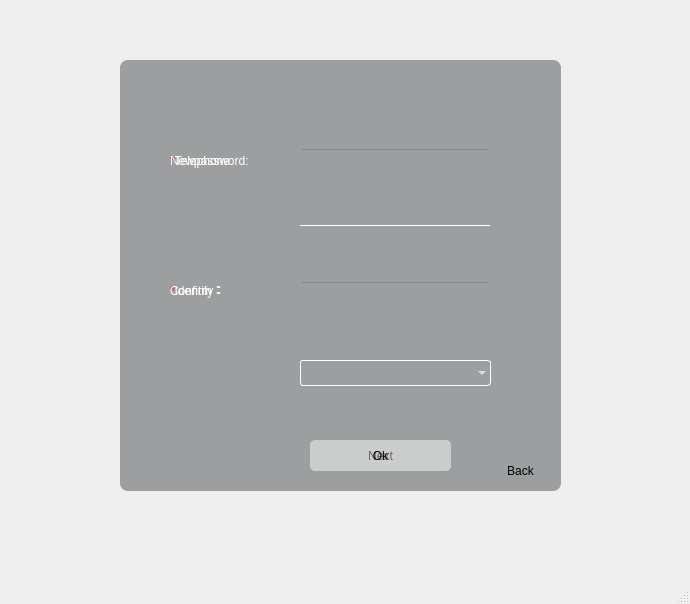
<?xml version="1.0" encoding="UTF-8"?>
<ui version="4.0">
 <class>PasswordWindow</class>
 <widget class="QMainWindow" name="PasswordWindow">
  <property name="geometry">
   <rect>
    <x>0</x>
    <y>0</y>
    <width>690</width>
    <height>604</height>
   </rect>
  </property>
  <property name="windowTitle">
   <string>MainWindow</string>
  </property>
  <widget class="QWidget" name="centralwidget">
   <widget class="QLabel" name="warning_1">
    <property name="geometry">
     <rect>
      <x>240</x>
      <y>390</y>
      <width>291</width>
      <height>31</height>
     </rect>
    </property>
    <property name="styleSheet">
     <string notr="true">background-color : transparent;
color : rgb(117,247,88);</string>
    </property>
    <property name="text">
     <string/>
    </property>
   </widget>
   <widget class="QWidget" name="verticalLayoutWidget_2">
    <property name="geometry">
     <rect>
      <x>170</x>
      <y>100</y>
      <width>121</width>
      <height>251</height>
     </rect>
    </property>
    <layout class="QVBoxLayout" name="verticalLayout_3">
     <item>
      <widget class="QLabel" name="Telephone">
       <property name="styleSheet">
        <string notr="true">font: 75 15pt &quot;华文行楷&quot;;
color : rgb(255,255,255);</string>
       </property>
       <property name="text">
        <string>&lt;html&gt;&lt;head/&gt;&lt;body&gt;&lt;p&gt;&lt;span style=&quot; color:#ff0000;&quot;&gt;*&lt;/span&gt;Telephone:&lt;/p&gt;&lt;/body&gt;&lt;/html&gt;</string>
       </property>
      </widget>
     </item>
     <item>
      <widget class="QLabel" name="Identify">
       <property name="styleSheet">
        <string notr="true">font: 75 15pt &quot;华文行楷&quot;;
color : rgb(255,255,255);</string>
       </property>
       <property name="text">
        <string>&lt;html&gt;&lt;head/&gt;&lt;body&gt;&lt;p&gt;&lt;span style=&quot; color:#ff0000;&quot;&gt;*&lt;/span&gt;Identify：&lt;/p&gt;&lt;/body&gt;&lt;/html&gt;</string>
       </property>
      </widget>
     </item>
    </layout>
   </widget>
   <widget class="QWidget" name="verticalLayoutWidget">
    <property name="geometry">
     <rect>
      <x>300</x>
      <y>100</y>
      <width>191</width>
      <height>251</height>
     </rect>
    </property>
    <layout class="QVBoxLayout" name="verticalLayout">
     <item>
      <widget class="QLineEdit" name="tephone">
       <property name="styleSheet">
        <string notr="true">background-color : transparent;
border-color: : transparent;
color : rgb(255,255,255);</string>
       </property>
      </widget>
     </item>
     <item>
      <widget class="Line" name="line_5">
       <property name="orientation">
        <enum>Qt::Horizontal</enum>
       </property>
      </widget>
     </item>
     <item>
      <widget class="QLineEdit" name="Identify_e">
       <property name="styleSheet">
        <string notr="true">background-color : transparent;
border-color: : transparent;
color : rgb(255,255,255);</string>
       </property>
       <property name="echoMode">
        <enum>QLineEdit::Password</enum>
       </property>
      </widget>
     </item>
    </layout>
   </widget>
   <widget class="QPushButton" name="nextBtn">
    <property name="geometry">
     <rect>
      <x>310</x>
      <y>440</y>
      <width>141</width>
      <height>31</height>
     </rect>
    </property>
    <property name="cursor">
     <cursorShape>PointingHandCursor</cursorShape>
    </property>
    <property name="styleSheet">
     <string notr="true">
QPushButton{
                   background-color:rgba(220,220,220,120);
                   border-style:outset;                                                             
                   border-radius:5px;                     
                   font: 75 15pt &quot;华文行楷&quot;;           
                   padding:6px;
                   }

                   QPushButton:pressed{
                   background-color:rgba(100,100,100,180);
                   border-color:rgba(100,100,100,30);
                   border-style:inset;
                   }
                   QPushButton:hover{
                   background-color:rgba(100,255,100,100);
                   border-color:rgba(255,255,255,200);
}
</string>
    </property>
    <property name="text">
     <string>Next</string>
    </property>
   </widget>
   <widget class="QPushButton" name="okBtn">
    <property name="geometry">
     <rect>
      <x>310</x>
      <y>440</y>
      <width>141</width>
      <height>31</height>
     </rect>
    </property>
    <property name="cursor">
     <cursorShape>PointingHandCursor</cursorShape>
    </property>
    <property name="styleSheet">
     <string notr="true">
QPushButton{
                   background-color:rgba(220,220,220,120);
                   border-style:outset;                                                             
                   border-radius:5px;                     
                   font: 75 15pt &quot;华文行楷&quot;;           
                   padding:6px;
                   }

                   QPushButton:pressed{
                   background-color:rgba(100,100,100,180);
                   border-color:rgba(100,100,100,30);
                   border-style:inset;
                   }
                   QPushButton:hover{
                   background-color:rgba(100,255,100,100);
                   border-color:rgba(255,255,255,200);
}
</string>
    </property>
    <property name="text">
     <string>Ok</string>
    </property>
   </widget>
   <widget class="QWidget" name="verticalLayoutWidget_3">
    <property name="geometry">
     <rect>
      <x>170</x>
      <y>100</y>
      <width>124</width>
      <height>251</height>
     </rect>
    </property>
    <layout class="QVBoxLayout" name="verticalLayout_4">
     <item>
      <widget class="QLabel" name="Newpasswd">
       <property name="styleSheet">
        <string notr="true">font: 75 15pt &quot;华文行楷&quot;;
color : rgb(255,255,255);</string>
       </property>
       <property name="text">
        <string>&lt;html&gt;&lt;head/&gt;&lt;body&gt;&lt;p&gt;Newpassword:&lt;/p&gt;&lt;/body&gt;&lt;/html&gt;</string>
       </property>
      </widget>
     </item>
     <item>
      <widget class="QLabel" name="Confirm">
       <property name="styleSheet">
        <string notr="true">font: 75 15pt &quot;华文行楷&quot;;
color : rgb(255,255,255);</string>
       </property>
       <property name="text">
        <string>&lt;html&gt;&lt;head/&gt;&lt;body&gt;&lt;p&gt;Confirm：&lt;/p&gt;&lt;/body&gt;&lt;/html&gt;</string>
       </property>
      </widget>
     </item>
    </layout>
   </widget>
   <widget class="QWidget" name="verticalLayoutWidget_4">
    <property name="geometry">
     <rect>
      <x>300</x>
      <y>100</y>
      <width>191</width>
      <height>251</height>
     </rect>
    </property>
    <layout class="QVBoxLayout" name="verticalLayout_2">
     <item>
      <widget class="QLineEdit" name="newPasswd">
       <property name="styleSheet">
        <string notr="true">background-color : transparent;
border-color: : transparent;
color : rgb(255,255,255);</string>
       </property>
      </widget>
     </item>
     <item>
      <widget class="Line" name="line_6">
       <property name="orientation">
        <enum>Qt::Horizontal</enum>
       </property>
      </widget>
     </item>
     <item>
      <widget class="QLineEdit" name="confirm">
       <property name="styleSheet">
        <string notr="true">background-color : transparent;
border-color: : transparent;
color : rgb(255,255,255);</string>
       </property>
       <property name="echoMode">
        <enum>QLineEdit::Password</enum>
       </property>
      </widget>
     </item>
    </layout>
   </widget>
   <widget class="QLabel" name="page2">
    <property name="geometry">
     <rect>
      <x>120</x>
      <y>60</y>
      <width>441</width>
      <height>431</height>
     </rect>
    </property>
    <property name="styleSheet">
     <string notr="true">background-color:rgba(64,66,68,120);

border-radius:8px;
</string>
    </property>
    <property name="text">
     <string/>
    </property>
   </widget>
   <widget class="QLabel" name="warning_2">
    <property name="geometry">
     <rect>
      <x>240</x>
      <y>390</y>
      <width>291</width>
      <height>31</height>
     </rect>
    </property>
    <property name="styleSheet">
     <string notr="true">background-color : transparent;
color : rgb(117,247,88);</string>
    </property>
    <property name="text">
     <string/>
    </property>
   </widget>
   <widget class="QPushButton" name="backBtn">
    <property name="geometry">
     <rect>
      <x>480</x>
      <y>450</y>
      <width>81</width>
      <height>41</height>
     </rect>
    </property>
    <property name="cursor">
     <cursorShape>PointingHandCursor</cursorShape>
    </property>
    <property name="styleSheet">
     <string notr="true">QPushButton{
                   background-color:transparent;
                   border-style:outset;                                                             
                   border-radius:5px;                     
                   font: 75 15pt &quot;华文行楷&quot;;           
                   padding:6px;
                   }

                   QPushButton:pressed{
                   background-color:rgba(100,100,100,180);
                   border-color:rgba(100,100,100,30);
                   border-style:inset;
                   }
                   QPushButton:hover{
                   background-color:transparent;
                   color:rgba(255,255,255,200);
}
</string>
    </property>
    <property name="text">
     <string>Back</string>
    </property>
   </widget>
   <widget class="QComboBox" name="comboBox">
    <property name="geometry">
     <rect>
      <x>300</x>
      <y>360</y>
      <width>191</width>
      <height>26</height>
     </rect>
    </property>
    <property name="styleSheet">
     <string notr="true">QComboBox {
    border: 1px solid white;   
    border-radius: 3px;   
    padding: 1px 18px 1px 3px;   
    color: #fff;
    font: normal normal 15px &quot;Microsoft YaHei&quot;;
    background: transparent;
}
/* 下拉后，整个下拉窗体每项的样式 */
QComboBox QAbstractItemView::item {
    height: 30px;   /* 项的高度（设置pComboBox-&gt;setView(new QListView());后，该项才起作用） */
	background-color: rgba(100,106,100,150);
	color: rgb(64,64,64);
}
QComboBox QAbstractItemView::item:hover{
	background-color: rgba(255,255,191,100);
	color: rgb(64,64,64);
}
/* QComboBox中的垂直滚动条 */
QComboBox QAbstractScrollArea QScrollBar:vertical {
    width: 10px;
    background-color: #d0d2d4;   /* 空白区域的背景色  灰色green */
	border-radius: 3px;   
}


</string>
    </property>
   </widget>
   <zorder>page2</zorder>
   <zorder>warning_1</zorder>
   <zorder>verticalLayoutWidget_2</zorder>
   <zorder>verticalLayoutWidget</zorder>
   <zorder>nextBtn</zorder>
   <zorder>okBtn</zorder>
   <zorder>verticalLayoutWidget_3</zorder>
   <zorder>verticalLayoutWidget_4</zorder>
   <zorder>warning_2</zorder>
   <zorder>backBtn</zorder>
   <zorder>comboBox</zorder>
  </widget>
  <widget class="QMenuBar" name="menubar">
   <property name="geometry">
    <rect>
     <x>0</x>
     <y>0</y>
     <width>690</width>
     <height>26</height>
    </rect>
   </property>
  </widget>
  <widget class="QStatusBar" name="statusbar"/>
 </widget>
 <resources/>
 <connections/>
</ui>
